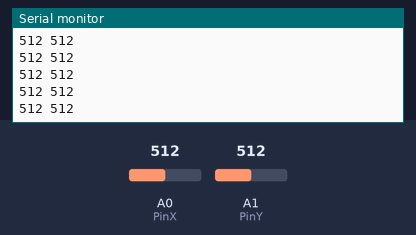
This sketch was run on a simulated Arduino Uno, built with avr-gcc and run on an emulated ATmega328P. On the bench: the last lines printed to the serial monitor. The test bench sets the inputs (shaded band); at power-on: A0 (PinX) = 512, A1 (PinY) = 512.

Above: at 1.2 s.
1.3 s: A0 (PinX) set to 716
At 1.41 s:
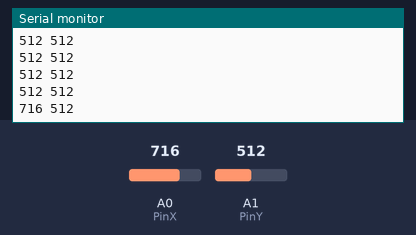
2.8 s: A1 (PinY) set to 716
At 2.82 s:
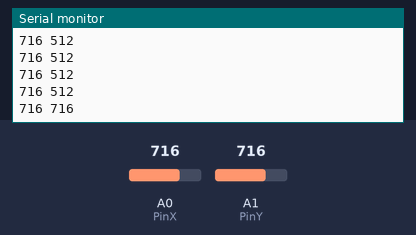
4.3 s: A0 (PinX) set to 900
At 4.33 s:
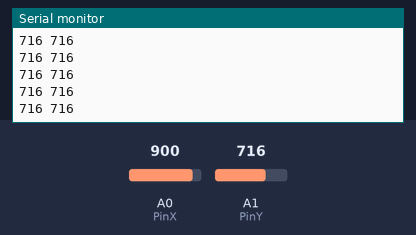
5.8 s: A1 (PinY) set to 900
At 5.84 s:
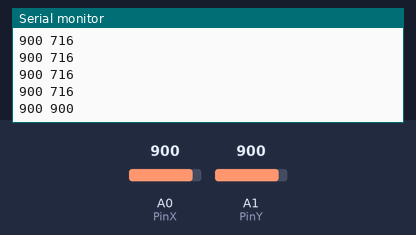
Timing chart, 0 to 8.3 s (numbered marks = the images above; inputs shaded):
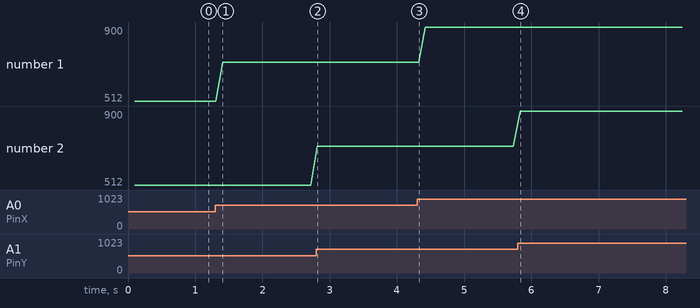

The sketch:

joystick.ino
```cpp
// Joystick

// Jesus-koppling:
//   Svart = GND
//   Röd = 5V
//   Grön = A0
//   Gul = A1
//   Orange = ignore

const int PinX = 0;
const int PinY = 1;

int x = 0;
int y = 0;

void setup() {
  Serial.begin(9600);
}

void loop() {
  x = analogRead(PinX);
  delay(100);
  y = analogRead(PinY);
  Serial.print(x); Serial.print(' '); Serial.println(y);
}
```

Measured:
- after the input at 1.3 s, the serial monitor: prints a new line after 0.11 s (image 1)
- after the input at 2.8 s, the serial monitor: prints a new line at once (image 2)
- after the input at 5.8 s, the serial monitor: prints a new line at once (image 4)
- plotted number 1: 512 → 716 after the input at 1.3 s, 716 → 900 after the input at 4.3 s
